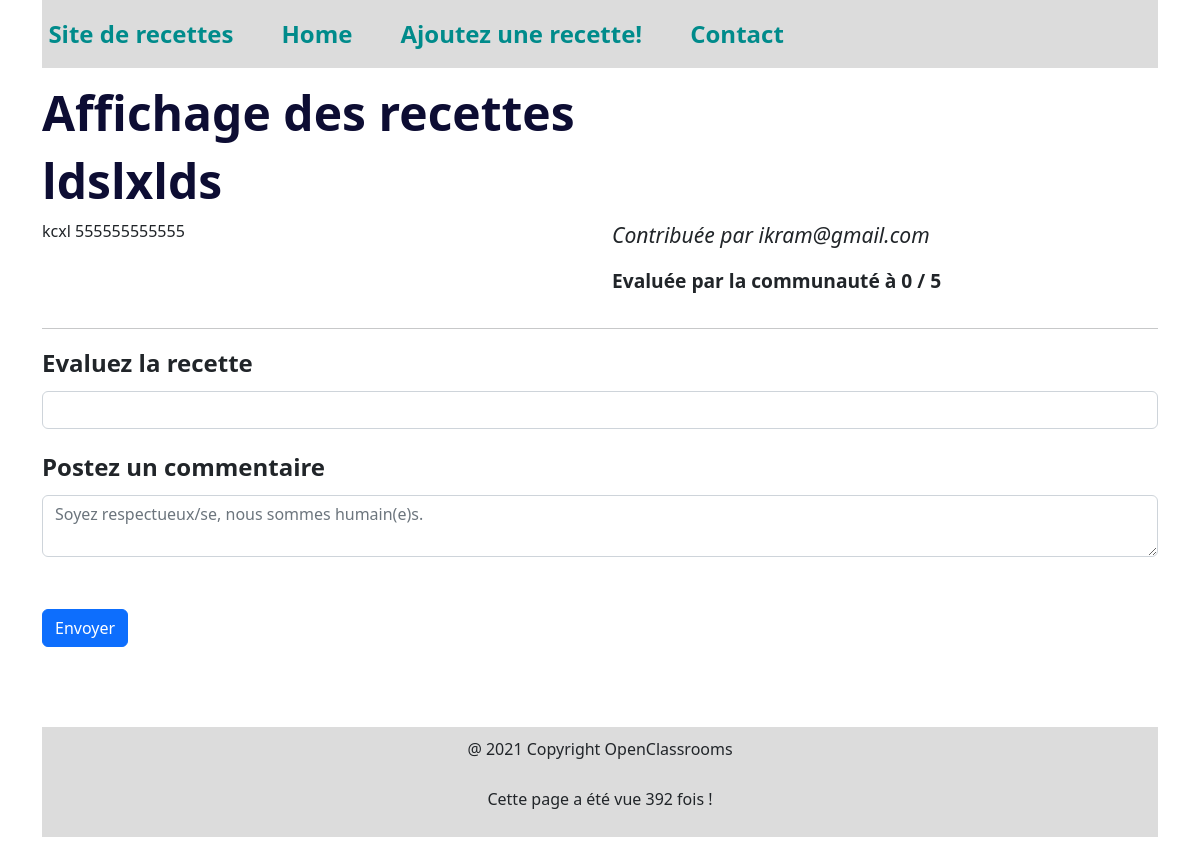
Page /read_recipe.php?id=6 (signed in) on the committed database.
### tables this page shows
CREATE TABLE `recipes` (
  `id_recipe` int(11) NOT NULL,
  `title` varchar(500) NOT NULL,
  `recipe` text NOT NULL,
  `author` varchar(300) NOT NULL,
  `is_enabled` tinyint(1) NOT NULL
);

### read_recipe.php (the view, shortened to what this page needs)
<?php
include_once("./variables.php");
?>
<?php
$getData = $_GET;
$recipeId = $getData['id'];
$retrieveRecipeWithCommentsStatement = $my_sql_client->prepare(
    'SELECT * ,
    DATE_FORMAT(c.created_at, "%d/%m/%Y") as comment_date
    FROM partage_de_recette.comments c, partage_de_recette.recipes r
    WHERE r.id_recipe = :id AND r.id_recipe = c.recipe_id;'
    );
$retrieveRecipeWithCommentsStatement->execute([
    'id' => $recipeId,
])or die(print_r($my_sql_client->errorInfo()));
$recipeWithComments = $retrieveRecipeWithCommentsStatement->fetchAll(PDO::FETCH_ASSOC);
$averageRatingStatment = $my_sql_client->prepare(
    'SELECT ROUND(AVG(c.review),1) as rating
    FROM partage_de_recette.recipes r , partage_de_recette.comments c
    WHERE r.id_recipe = c.recipe_id AND r.id_recipe = :id;'
    );
$averageRatingStatment->execute([
    'id' => $recipeId,
])or die(print_r($my_sql_client->errorInfo()));
$averageRating = $averageRatingStatment->fetch(PDO::FETCH_ASSOC);
$count_comment = $my_sql_client->prepare(
    'SELECT count(comment) as count
    FROM partage_de_recette.comments c, partage_de_recette.recipes r
    WHERE r.id_recipe = :id AND r.id_recipe = c.recipe_id;'
);
$count_comment->execute([
    'id' => $recipeId,
]) or die(print_r($my_sql_client->errorInfo()));
$count_comment = $count_comment->FETCH(PDO::FETCH_ASSOC);
$count_comment = $count_comment['count'];
if ($count_comment > 0) {
    $recipe = [
        'id_recipe' => $recipeWithComments[0]['id_recipe'],
        'title' => $recipeWithComments[0]['title'],
        'recipe' => $recipeWithComments[0]['recipe'],
        'author' => $recipeWithComments[0]['author'],
        'comments' => [],
        'rating' => $averageRating['rating'],
    ];
    foreach ($recipeWithComments as $comment) {
        if (!is_null($comment['comment_id'])) {
            $recipe['comments'][] = [
                'comment_id' => $comment['comment_id'],
                'comment' => $comment['comment'],
                'user_id' => (int) $comment['user_id'],
                'created_at' => $comment['comment_date'],
            ];
        }
    }
}else
{
    $recipe = $my_sql_client->prepare(
        'SELECT *
        FROM partage_de_recette.recipes r
        WHERE r.id_recipe = :id;'
        );
    $recipe->execute([
        'id' => $recipeId,
    ])or die(print_r($my_sql_client->errorInfo()));
    $recipe = $recipe->FETCH(PDO::FETCH_ASSOC);
}
?>
<!DOCTYPE html>
<html>
<head>
    <?php include_once("./style.php"); ?>
</head>
<body>
<div class="container">
    <?php include_once("./header.php") ?>
    <h1>Affichage des recettes</h1>
    <h1><?php echo($recipe['title']); ?></h1>
        <div class="row">
            <article class="col">
                <?php echo($recipe['recipe']); ?>
            </article>
            <aside class="col">
                <p><i>Contribuée par <?php echo($recipe['author']); ?></i></p>
                <p><b>Evaluée par la communauté à
                    <?php
                    if($count_comment>0)
                        echo($recipe['rating']);
                    else
                        echo '0';
                     ?>
                / 5</b></p>
            </aside>
        </div>
        <hr />
    <form action="./comment_posted.php" method="post">
        <div>
            <label for="review">Evaluez la recette</label>
            <input type="number" class="form-control" id="review" name="review" min="0" max="5" step="1" />
        </div>
        <div>
            <label for="comment">Postez un commentaire</label>
            <textarea class="form-control" placeholder="Soyez respectueux/se, nous sommes humain(e)s." id="comment" name="comment"></textarea>
        </div>
        <button type="submit" class="btn btn-primary">Envoyer</button>
    </form>
    <?php include_once("./footer.php"); ?>
    </div>
</body>
</html>

### style.php (style rules this page uses)
* { margin : 0; padding:0; box-sizing:border-box; }
.container { margin: 0 auto; }
h1 { color: rgb(13, 13, 51); font-weight: bold; font-size: 3em; margin: 10px 0; }
p { font-size: 1.2em; }
i { font-size: 1.1em; }
form div { display: flex; flex-direction: column; font-weight: bold; margin-bottom: 20px; }
input { padding: 20px; }
label { margin-bottom: 10px; font-size: 1.5em; }
button { margin : 2em 0; border :none; border-radius : 15px; background-color: darkcyan; padding : 10px 25px; color : white; font-weight: bold; }

### rows in the picture
recipes: title "ldslxlds", recipe "kcxl 555555555555", author "ikram@gmail.com"

### other values in the picture
$pages_vues "392"
